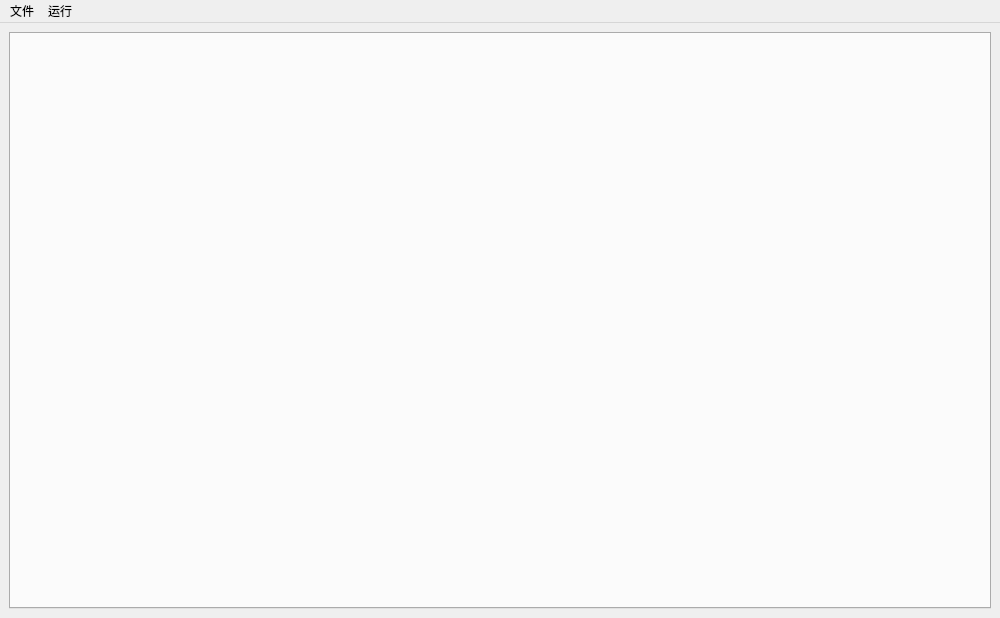
<?xml version="1.0" encoding="UTF-8"?>
<ui version="4.0">
 <class>MainWindow</class>
 <widget class="QMainWindow" name="MainWindow">
  <property name="geometry">
   <rect>
    <x>0</x>
    <y>0</y>
    <width>1000</width>
    <height>618</height>
   </rect>
  </property>
  <property name="windowTitle">
   <string>C-- IDE</string>
  </property>
  <widget class="QWidget" name="centralwidget">
   <layout class="QGridLayout" name="gridLayout">
    <item row="0" column="0">
     <widget class="QTabWidget" name="tw_main"/>
    </item>
   </layout>
  </widget>
  <widget class="QMenuBar" name="menubar">
   <property name="geometry">
    <rect>
     <x>0</x>
     <y>0</y>
     <width>1000</width>
     <height>23</height>
    </rect>
   </property>
   <widget class="QMenu" name="menu">
    <property name="title">
     <string>文件</string>
    </property>
    <addaction name="new_action"/>
    <addaction name="save_action"/>
    <addaction name="open_action"/>
   </widget>
   <widget class="QMenu" name="menu_run">
    <property name="title">
     <string>运行</string>
    </property>
    <addaction name="run_action"/>
   </widget>
   <addaction name="menu"/>
   <addaction name="menu_run"/>
  </widget>
  <action name="new_action">
   <property name="text">
    <string>新建</string>
   </property>
  </action>
  <action name="save_action">
   <property name="text">
    <string>保存</string>
   </property>
  </action>
  <action name="open_action">
   <property name="text">
    <string>打开</string>
   </property>
  </action>
  <action name="run_action">
   <property name="text">
    <string>运行</string>
   </property>
  </action>
 </widget>
 <resources/>
 <connections/>
</ui>
